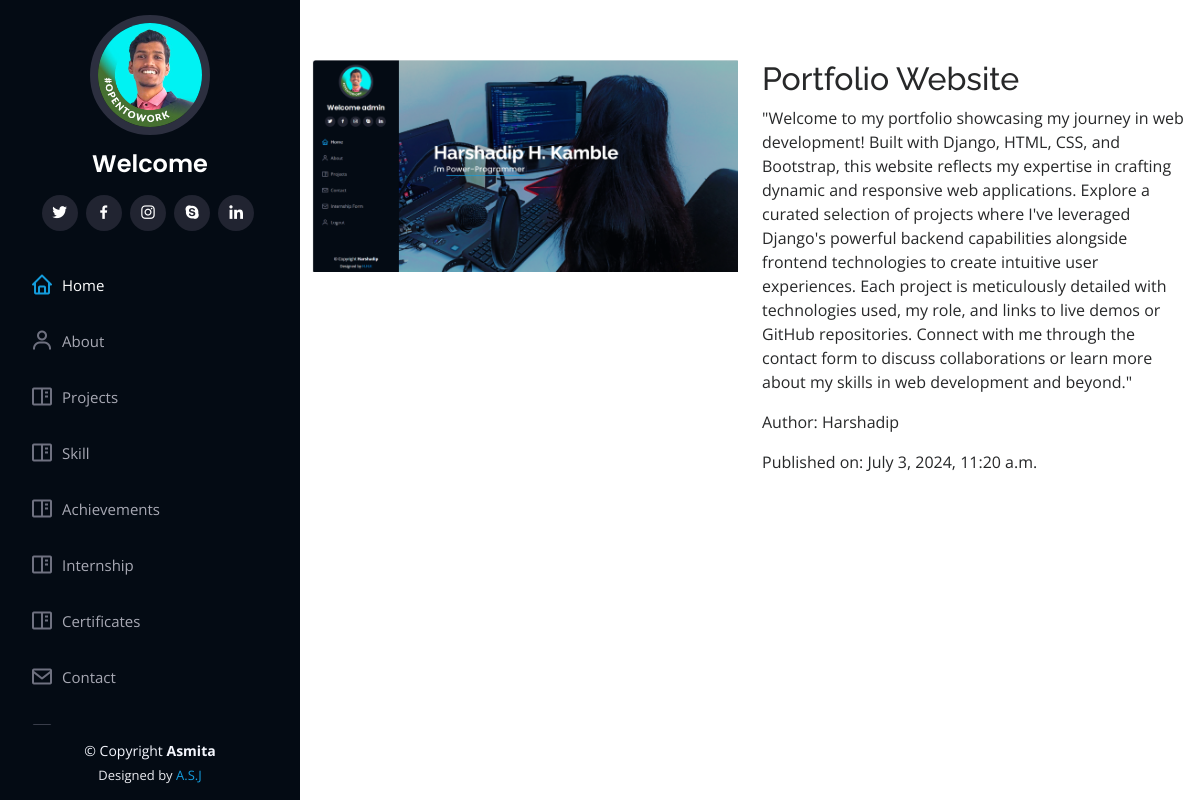
The app's page /blog/4/ with its own data.
### portfolio/models.py (models this page shows, shortened)
class Blogs(models.Model):
    title=models.CharField(max_length=60)
    description=models.TextField()
    authname=models.CharField(max_length=15)
    img=models.ImageField(upload_to='blog',blank=True,null=True)
    timeStamp=models.DateTimeField(auto_now_add=True,blank=True)

### portfolio/views.py (the view)
# urls.py: path('blog/<int:pk>/', views.blog_detail, name='blog_detail'),
def blog_detail(request, pk):
    post = get_object_or_404(Blogs, pk=pk)
    context = {'post': post}
    return render(request, 'blog_detail.html', context)

### templates/blog_detail.html
{% extends 'basic.html' %}
{% block body %}
  <section id="blog-detail" class="blog-detail">
    <div class="container" data-aos="fade-up">
      <div class="row">
        <div class="col-lg-6">
          <img src="{{ post.img.url }}" class="img-fluid" alt="{{ post.title }}">
        </div>
        <div class="col-lg-6">
          <h2>{{ post.title }}</h2>
          <p>{{ post.description }}</p>
          <p>Author: {{ post.authname }}</p>
          <p>Published on: {{ post.timeStamp }}</p>
        </div>
      </div>
    </div>
  </section>
{% endblock %}

### static/assets/css/style.css (style rules this page uses)
body { font-family: "Open Sans", sans-serif; color: #272829; }
h1, h2, h3, h4, h5, h6 { font-family: "Raleway", sans-serif; }
section { padding: 60px 0; overflow: hidden; }

### records on screen
Blogs: img (picture), title "Portfolio Website", description "\"Welcome to my portfolio showcasing my journey in web development! Built with Django, HTML, CSS, and Bootstrap, this website reflects my expertise in crafting dynamic and responsive web applications. Explore a curated selection of projects where I've leveraged Django's powerful backend capabilities alongside frontend technologies to create intuitive user experiences. Each project is meticulously detailed with technologies used, my role, and links to live demos or GitHub repositories. Connect with me through the contact form to discuss collaborations or learn more about my skills in web development and beyond.\"", authname "Harshadip", timeStamp "July 3, 2024, 11:20 a.m."
